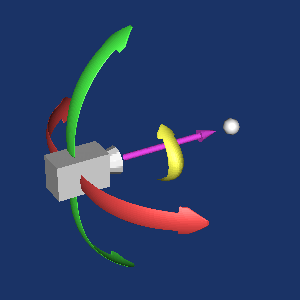

This chart was generated by the following Python code:
#!/usr/bin/env python

# Demonstrate a camera model built from cones, cubes, arrows, and spheres
# using vtkRotationalExtrusionFilter, vtkImplicitModeller, vtkWarpTo, and
# various transforms to create azimuth, elevation, roll, and DOP arrows.

# Factory overrides
import vtkmodules.vtkInteractionStyle  # noqa: F401
import vtkmodules.vtkRenderingFreeType  # noqa: F401
import vtkmodules.vtkRenderingOpenGL2  # noqa: F401

from vtkmodules.vtkCommonCore import vtkPoints
from vtkmodules.vtkCommonDataModel import vtkCellArray, vtkPolyData
from vtkmodules.vtkCommonTransforms import vtkTransform
from vtkmodules.vtkFiltersCore import vtkAppendFilter, vtkContourFilter
from vtkmodules.vtkFiltersGeneral import (
    vtkTransformFilter,
    vtkTransformPolyDataFilter,
    vtkWarpTo,
)
from vtkmodules.vtkFiltersHybrid import vtkImplicitModeller
from vtkmodules.vtkFiltersModeling import vtkRotationalExtrusionFilter
from vtkmodules.vtkFiltersSources import vtkConeSource, vtkCubeSource, vtkSphereSource
from vtkmodules.vtkRenderingCore import (
    vtkDataSetMapper,
    vtkPolyDataMapper,
    vtkRenderWindow,
    vtkRenderWindowInteractor,
    vtkRenderer,
)
from vtkmodules.vtkRenderingLOD import vtkLODActor

# Camera model: cone + cube
camera_cone = vtkConeSource()
camera_cone.SetHeight(1.5)
camera_cone.SetResolution(12)
camera_cone.SetRadius(0.4)

camera_cube = vtkCubeSource()
camera_cube.SetXLength(1.5)
camera_cube.SetZLength(0.8)
camera_cube.SetCenter(0.4, 0, 0)

camera_append = vtkAppendFilter()
camera_append.AddInputConnection(camera_cone.GetOutputPort())
camera_append.AddInputConnection(camera_cube.GetOutputPort())

# Arrow polygon for implicit modelling
arrow_poly = vtkPolyData()
arrow_cells = vtkCellArray()
arrow_points = vtkPoints()
arrow_points.InsertNextPoint(0, 1, 0)
arrow_points.InsertNextPoint(8, 1, 0)
arrow_points.InsertNextPoint(8, 2, 0)
arrow_points.InsertNextPoint(10, 0.01, 0)
arrow_points.InsertNextPoint(8, -2, 0)
arrow_points.InsertNextPoint(8, -1, 0)
arrow_points.InsertNextPoint(0, -1, 0)
arrow_cells.InsertNextCell(7)
arrow_cells.InsertCellPoint(0)
arrow_cells.InsertCellPoint(1)
arrow_cells.InsertCellPoint(2)
arrow_cells.InsertCellPoint(3)
arrow_cells.InsertCellPoint(4)
arrow_cells.InsertCellPoint(5)
arrow_cells.InsertCellPoint(6)
arrow_poly.SetPoints(arrow_points)
arrow_poly.SetPolys(arrow_cells)

# Half-arrow for DOP
half_arrow_poly = vtkPolyData()
half_arrow_cells = vtkCellArray()
half_arrow_points = vtkPoints()
half_arrow_points.InsertNextPoint(0, 1, 0)
half_arrow_points.InsertNextPoint(8, 1, 0)
half_arrow_points.InsertNextPoint(8, 2, 0)
half_arrow_points.InsertNextPoint(10, 0.01, 0)
half_arrow_cells.InsertNextCell(4)
half_arrow_cells.InsertCellPoint(0)
half_arrow_cells.InsertCellPoint(1)
half_arrow_cells.InsertCellPoint(2)
half_arrow_cells.InsertCellPoint(3)
half_arrow_poly.SetPoints(half_arrow_points)
half_arrow_poly.SetLines(half_arrow_cells)

# Implicit model of arrow -> contour -> warp -> transform
arrow_im = vtkImplicitModeller()
arrow_im.SetInputData(arrow_poly)
arrow_im.SetSampleDimensions(50, 20, 8)

arrow_contour = vtkContourFilter()
arrow_contour.SetInputConnection(arrow_im.GetOutputPort())
arrow_contour.SetValue(0, 0.2)

arrow_warp = vtkWarpTo()
arrow_warp.SetInputConnection(arrow_contour.GetOutputPort())
arrow_warp.SetPosition(5, 0, 5)
arrow_warp.SetScaleFactor(0.85)
arrow_warp.AbsoluteOn()

arrow_transform = vtkTransform()
arrow_transform.RotateY(60)
arrow_transform.Translate(-1.33198, 0, -1.479)
arrow_transform.Scale(1, 0.5, 1)

arrow_transform_filter = vtkTransformFilter()
arrow_transform_filter.SetInputConnection(arrow_warp.GetOutputPort())
arrow_transform_filter.SetTransform(arrow_transform)

# Direction of projection (DOP) arrow via rotational extrusion
arrow_transform_2 = vtkTransform()
arrow_transform_2.Scale(1, 0.6, 1)
arrow_transform_2.RotateY(90)

arrow_transform_filter_2 = vtkTransformPolyDataFilter()
arrow_transform_filter_2.SetInputData(half_arrow_poly)
arrow_transform_filter_2.SetTransform(arrow_transform_2)

arrow_extrusion = vtkRotationalExtrusionFilter()
arrow_extrusion.SetInputConnection(arrow_transform_filter_2.GetOutputPort())
arrow_extrusion.CappingOff()
arrow_extrusion.SetResolution(30)

# Focal point sphere
focal_sphere = vtkSphereSource()
focal_sphere.SetRadius(0.5)

# Roll arrows (yellow)
arrow_warp_2 = vtkWarpTo()
arrow_warp_2.SetInputConnection(arrow_contour.GetOutputPort())
arrow_warp_2.SetPosition(5, 0, 2.5)
arrow_warp_2.SetScaleFactor(0.95)
arrow_warp_2.AbsoluteOn()

arrow_transform_3 = vtkTransform()
arrow_transform_3.Translate(-2.50358, 0, -1.70408)
arrow_transform_3.Scale(0.5, 0.3, 1)

arrow_transform_filter_3 = vtkTransformFilter()
arrow_transform_filter_3.SetInputConnection(arrow_warp_2.GetOutputPort())
arrow_transform_filter_3.SetTransform(arrow_transform_3)

# Mapper and actor pairs
camera_mapper = vtkDataSetMapper()
camera_mapper.SetInputConnection(camera_append.GetOutputPort())
camera_actor = vtkLODActor()
camera_actor.SetMapper(camera_mapper)
camera_actor.SetScale(2, 2, 2)

arrow_mapper = vtkDataSetMapper()
arrow_mapper.SetInputConnection(arrow_transform_filter.GetOutputPort())
arrow_mapper.ScalarVisibilityOff()

# Azimuth arrows (red)
a1_actor = vtkLODActor()
a1_actor.SetMapper(arrow_mapper)
a1_actor.RotateZ(180)
a1_actor.SetPosition(1, 0, -1)
a1_actor.GetProperty().SetColor(1, 0.3, 0.3)
a1_actor.GetProperty().SetSpecularColor(1, 1, 1)
a1_actor.GetProperty().SetSpecular(0.3)
a1_actor.GetProperty().SetSpecularPower(20)
a1_actor.GetProperty().SetAmbient(0.2)
a1_actor.GetProperty().SetDiffuse(0.8)

a2_actor = vtkLODActor()
a2_actor.SetMapper(arrow_mapper)
a2_actor.RotateZ(180)
a2_actor.RotateX(180)
a2_actor.SetPosition(1, 0, 1)
a2_actor.GetProperty().SetColor(1, 0.3, 0.3)
a2_actor.GetProperty().SetSpecularColor(1, 1, 1)
a2_actor.GetProperty().SetSpecular(0.3)
a2_actor.GetProperty().SetSpecularPower(20)
a2_actor.GetProperty().SetAmbient(0.2)
a2_actor.GetProperty().SetDiffuse(0.8)

# Elevation arrows (green)
a3_actor = vtkLODActor()
a3_actor.SetMapper(arrow_mapper)
a3_actor.RotateZ(180)
a3_actor.RotateX(90)
a3_actor.SetPosition(1, -1, 0)
a3_actor.GetProperty().SetColor(0.3, 1, 0.3)
a3_actor.GetProperty().SetSpecularColor(1, 1, 1)
a3_actor.GetProperty().SetSpecular(0.3)
a3_actor.GetProperty().SetSpecularPower(20)
a3_actor.GetProperty().SetAmbient(0.2)
a3_actor.GetProperty().SetDiffuse(0.8)

a4_actor = vtkLODActor()
a4_actor.SetMapper(arrow_mapper)
a4_actor.RotateZ(180)
a4_actor.RotateX(-90)
a4_actor.SetPosition(1, 1, 0)
a4_actor.GetProperty().SetColor(0.3, 1, 0.3)
a4_actor.GetProperty().SetSpecularColor(1, 1, 1)
a4_actor.GetProperty().SetSpecular(0.3)
a4_actor.GetProperty().SetSpecularPower(20)
a4_actor.GetProperty().SetAmbient(0.2)
a4_actor.GetProperty().SetDiffuse(0.8)

spike_mapper = vtkPolyDataMapper()
spike_mapper.SetInputConnection(arrow_extrusion.GetOutputPort())
a5_actor = vtkLODActor()
a5_actor.SetMapper(spike_mapper)
a5_actor.SetScale(0.3, 0.3, 0.6)
a5_actor.RotateY(90)
a5_actor.SetPosition(-2, 0, 0)
a5_actor.GetProperty().SetColor(1, 0.3, 1)
a5_actor.GetProperty().SetAmbient(0.2)
a5_actor.GetProperty().SetDiffuse(0.8)

fp_mapper = vtkPolyDataMapper()
fp_mapper.SetInputConnection(focal_sphere.GetOutputPort())
fp_actor = vtkLODActor()
fp_actor.SetMapper(fp_mapper)
fp_actor.SetPosition(-9, 0, 0)
fp_actor.GetProperty().SetSpecularColor(1, 1, 1)
fp_actor.GetProperty().SetSpecular(0.3)
fp_actor.GetProperty().SetAmbient(0.2)
fp_actor.GetProperty().SetDiffuse(0.8)
fp_actor.GetProperty().SetSpecularPower(20)

arrow_mapper_2 = vtkDataSetMapper()
arrow_mapper_2.SetInputConnection(arrow_transform_filter_3.GetOutputPort())
arrow_mapper_2.ScalarVisibilityOff()
a6_actor = vtkLODActor()
a6_actor.SetMapper(arrow_mapper_2)
a6_actor.RotateZ(90)
a6_actor.SetPosition(-4, 0, 0)
a6_actor.SetScale(1.5, 1.5, 1.5)
a6_actor.GetProperty().SetColor(1, 1, 0.3)
a6_actor.GetProperty().SetSpecularColor(1, 1, 1)
a6_actor.GetProperty().SetSpecular(0.3)
a6_actor.GetProperty().SetSpecularPower(20)
a6_actor.GetProperty().SetAmbient(0.2)
a6_actor.GetProperty().SetDiffuse(0.8)

# Renderer
renderer = vtkRenderer()
renderer.AddActor(camera_actor)
renderer.AddActor(a1_actor)
renderer.AddActor(a2_actor)
renderer.AddActor(a3_actor)
renderer.AddActor(a4_actor)
renderer.AddActor(a5_actor)
renderer.AddActor(a6_actor)
renderer.AddActor(fp_actor)
renderer.SetBackground(0.1, 0.2, 0.4)

# Window
render_window = vtkRenderWindow()
render_window.AddRenderer(renderer)
render_window.SetSize(300, 300)
render_window.SetWindowName("camera")

# Scene
renderer.ResetCamera()
camera = renderer.GetActiveCamera()
camera.Zoom(1.5)
camera.Azimuth(150)
camera.Elevation(30)

# Interactor
interactor = vtkRenderWindowInteractor()
interactor.SetRenderWindow(render_window)

interactor.Initialize()
interactor.Start()
